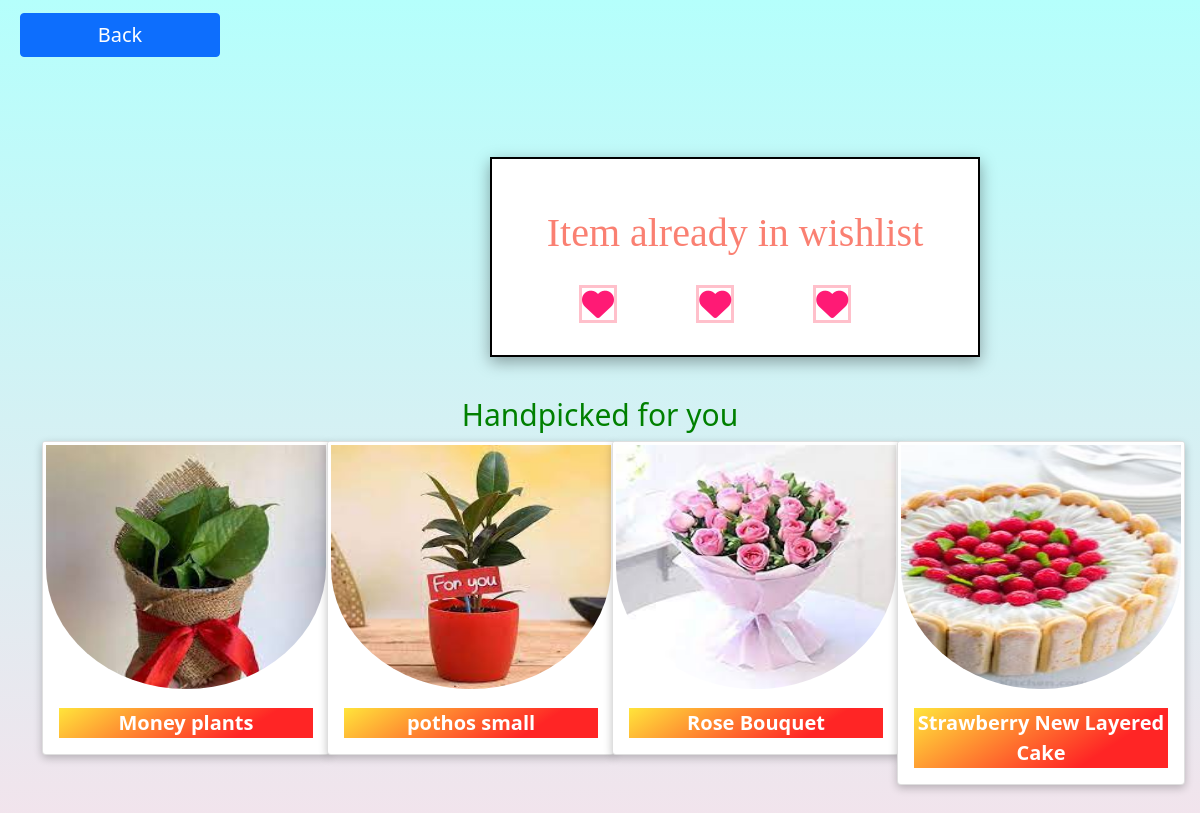
The app's page /main_app/recowishdisplay/ with its own data.
### main_app/models.py (models this page shows, shortened)
class recommendedmodel(models.Model):
    pdtreconame=models.CharField(max_length=50)
    pdtrecoimage=models.FileField(upload_to='main_app/static')

### main_app/views.py (the view)
# urls.py: path('recowishdisplay/',recowishdisplay),
def recowishdisplay(request):
    s=recommendedmodel.objects.all()
    k=[]
    l=[]
    for i in s:
        g=i.pdtreconame
        k.append(g)
        h=str(i.pdtrecoimage).split('/')[-1]
        l.append(h)
    pi=zip(k,l)
    return render(request,'recowishdisplay.html',{'pi':pi})

### main_app/templates/recowishdisplay.html (shortened to what this page needs)
<!DOCTYPE html>
{% load static %}
<html lang="en">
<head>
    <link href="https://cdn.jsdelivr.net/npm/bootstrap@5.0.2/dist/css/bootstrap.min.css" rel="stylesheet">
</head>
<body>
<div>
    <a href="http://127.0.0.1:8000/main_app/customerprodisplay/" class="btn btn-primary">Back</a>
</div>
<div class="re">
    <div class="container">
        <div class="row">
            <div class="col-12">
                <h1>Item already in wishlist</h1>
                <i class="fa-solid fa-heart fa-2x"></i>
                 <i class="fa-solid fa-heart fa-2x"></i>
                 <i class="fa-solid fa-heart fa-2x"></i>
            </div>
        </div>
    </div>
</div>
<div class="firrow">
        <div class="container">
            <h3>Handpicked for you</h3>
            <div class="row">
                 {% for i,j in pi %}
                <div class="col-3">
                    <div class="card" style="width: 18rem;">
                    <img src="{% static j %}" class="card-img-top">
                        <div class="card-body">
                            <b><p class="card-text">{{i}}</p></b>
                        </div>
                    </div>
            </div>
             {% endfor %}
        </div>
    </div>
</div>
</body>
</html>

### main_app/templates/recowishdisplay.html (style rules this page uses)
* { padding:0px; margin:0px; box:border-box; }
body { background-color: #FFDEE9; background-image: linear-gradient(0deg, #FFDEE9 0%, #B5FFFC 100%); }
.re { margin-top:100px; border:2px solid black; height:200px; width:490px; margin-left:490px; box-shadow: rgba(0, 0, 0, 0.35) 0px 5px 15px; background-color:#ffff; }
h1 { text-align:center; font-size:40px; margin-top:50px; color:salmon; font-family:cursive; }
.firrow { margin-top:40px; height:600px; width:100%; }
h3 { text-align:center; color:green; font-size:30px; }
img { height:250px; width:300px; border-radius:100%; border:3px solid white; }
.card-text { text-align:center; font-size:20px; color:#ffff; background-color: #FFE53B; background-image: linear-gradient(147deg, #FFE53B 0%, #FF2525 74%); }
.card { box-shadow: rgba(0, 0, 0, 0.24) 0px 3px 8px; }
.fa-solid { color:#ff1a75; text-align:center; margin-left:75px; margin-top:20px; border:3px solid pink; }
.btn { width:200px; font-size:20px; margin-top:13px; margin-left:20px; }

### records on screen
recommendedmodel: pi "Money plants"
recommendedmodel: pi "pothos small"
recommendedmodel: pi "Rose Bouquet"
recommendedmodel: pi "Strawberry New Layered Cake"
